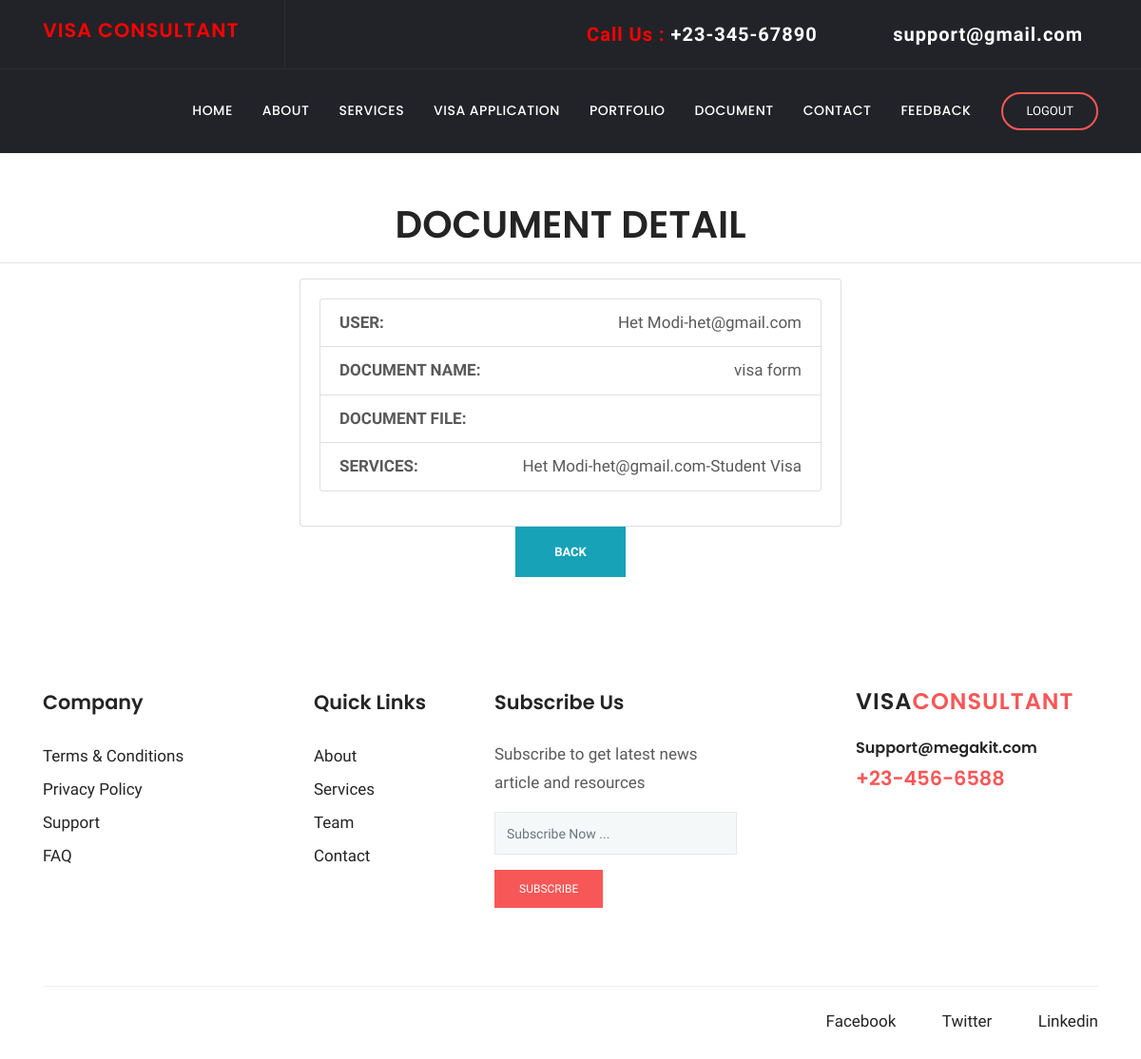
Page /documents/detail/1 on the committed database.
### documents/models.py (models this page shows, shortened)
class document(models.Model):
    client=models.ForeignKey(user,on_delete=models.CASCADE, related_name='document', null=True, blank=True)
    DOCUMENT_NAME=models.CharField(max_length=20, null=True, blank=True)
    DOCUMENT_FILE=models.FileField(default="",upload_to="profile", blank=True,null=True)
    services=models.ForeignKey(service,on_delete=models.CASCADE, related_name='document', blank=True,null=True)

### client/models.py (models this page shows, shortened)
class user(models.Model):
    EMAIL_ID=models.CharField(max_length=25, null=True, blank=True)
    PHONE_NO=models.IntegerField(null=True, blank=True)
    PASSWORD=models.CharField(max_length=25, null=True, blank=True)
    NAME=models.CharField(max_length=25, null=True, blank=True)
    choice1=(
        ('male','male'),
        ('female','female'),
        ('other','other')
    )
    GENDER=models.CharField(max_length=25,choices=choice1, null=True, blank=True)
    ADDRESS=models.TextField(max_length=25, null=True, blank=True)
    ROLE=models.IntegerField(null=True, blank=True)
    choice2=(
        ('ACTIVE','ACTIVE'),
        ('INACTIVE','INACTIVE')
    )
    STATUS=models.CharField(max_length=25,choices=choice2, null=True, blank=True)
    def __str__(self):
        return f"{self.NAME}-{self.EMAIL_ID}"

### services/models.py (models this page shows, shortened)
class service(models.Model):
    client=models.ForeignKey(user,on_delete=models.CASCADE, related_name='service', null=True, blank=True)
    choice=(
        ('IELTS Inquiry','IELTS Inquiry'),
        ('Immigration Visa', 'Immigration Visa'),
        ('Non-Immigration Visa', 'Non-Immigration Visa'),
        ('Visitor Visa', 'Visitor Visa'),
        ('Student Visa', 'Student Visa'),
        ('Business Visa', 'Business Visa'),
        ('Permanent Residence', 'Permanent Residence')
    )
    SERVICE_NAME=models.CharField(max_length=25, choices=choice, null=True, blank=True)
    def __str__(self):
        return f"{self.client}-{self.SERVICE_NAME}"

### documents/views.py (the view)
# urls.py: path("detail/<int:pk>", DetailDocumentView.as_view(), name="document-detail"),
class DetailDocumentView(DetailView):
    model = document
    fields = '__all__'
    success_url = '/documents/view'

### documents/templates/documents/document_detail.html (shortened to what this page needs)
{% load static %}
{% block css %}
      <link rel="stylesheet" href="{% static 'plugins/bootstrap/css/bootstrap.min.css' %}">
      <link rel="stylesheet" href="{% static 'plugins/themify/css/themify-icons.css' %}">
      <link rel="stylesheet" href="{% static 'plugins/fontawesome/css/all.css' %}">
      <link rel="stylesheet" href="{% static 'plugins/magnific-popup/dist/magnific-popup.css' %}">
      <link rel="stylesheet" href="{% static 'plugins/slick-carousel/slick/slick.css' %}">
      <link rel="stylesheet" href="{% static 'plugins/slick-carousel/slick/slick-theme.css' %}">
      <link rel="stylesheet" href="{% static 'css/style.css' %}">
{% endblock %}
{% block body %}
<header class="navigation">
	<div class="header-top ">
		<div class="container">
			<div class="row justify-content-between align-items-center">
				<div class="col-lg-3 col-md-3">
					<div class="header-top-socials text-left text-lg-left text-md-left">
                        <div>
                          <a class="navbar-brand" href="{% url 'index' %}">
                            <span>
                                <h4 STYLE="color: red">VISA CONSULTANT</h4>
                            </span>
                          </a>
                        </div>
					</div>
				</div>
				<div class="col-lg-8 col-md-8 text-center text-lg-right text-md-right">
					<div class="header-top-info">
						<a href="tel:+23-345-67890" class="navbar-brand" style="color: red">Call Us : <span>+23-345-67890</span></a>
						<a href="mailto:support@gmail.com" class="navbar-brand" style="color: red"><i class="fa fa-envelope mr-2"></i><span>support@gmail.com</span></a>
					</div>
				</div>
			</div>
		</div>
	</div>
	<nav class="navbar navbar-expand-lg  py-4" id="navbar">
		<div class="container">
		  <div class="collapse navbar-collapse text-center" id="navbarsExample09">
			<ul class="navbar-nav ml-auto">
			  <li class="nav-item active">
				<a class="nav-link" href="{% url 'index' %}">Home <span class="sr-only">(current)</span></a>
			  </li>
			  <li class="nav-item dropdown">
					<a class="nav-link dropdown-toggle" href="{% url 'about' %}" id="dropdown03" data-toggle="dropdown" aria-haspopup="true" aria-expanded="false">About</a>
			  </li>
			   <li class="nav-item dropdown">
					<a class="nav-link dropdown-toggle" href="{% url 'service_form' %}" id="dropdown05" data-toggle="dropdown" aria-haspopup="true" aria-expanded="false">Services</a>
			  </li>
			   <li class="nav-item dropdown">
					<a class="nav-link dropdown-toggle" href="{% url 'visa_form' %}" id="dropdown05" data-toggle="dropdown" aria-haspopup="true" aria-expanded="false">Visa Application</a>
			  </li>
			   <li class="nav-item"><a class="nav-link" href="{% url 'project' %}">Portfolio</a></li>
			   <li class="nav-item dropdown">
					<a class="nav-link dropdown-toggle" href="{% url 'document_form' %}" id="dropdown05" data-toggle="dropdown" aria-haspopup="true" aria-expanded="false">Document</a>
			  </li>
			   <li class="nav-item"><a class="nav-link" href="{% url 'contact_form' %}">Contact</a></li>
			   <li class="nav-item"><a class="nav-link" href="{% url 'feedback_form' %}">Feedback</a></li>
			</ul>
			<form class="form-lg-inline my-2 my-md-0 ml-lg-4 text-center">
			  <a href="{% url 'logout' %}" class="btn btn-solid-border btn-round-full">Logout</a>
			</form>
		  </div>
		</div>
	</nav>
</header>
    <h1 align="center"> DOCUMENT DETAIL </h1>
    <hr/>
    <form method="post">
         <div align="center">
            <div class="col-md-6" align="left">
            <div class="card card-primary card-outline" class="col-md-4">
              <div class="card-body box-profile">
                <ul class="list-group list-group-unbordered mb-3" >
                    <li class="list-group-item">
                    <b> USER: </b> <a class="float-right">{{ object.client }}</a>
                    </li>
                     <li class="list-group-item">
                     <b> DOCUMENT NAME: </b> <a class="float-right">{{ object.DOCUMENT_NAME }}</a>
                     </li>
                     <li class="list-group-item">
                     <b> DOCUMENT FILE: </b> <a class="float-right">{{ object.DOCUMENT_FILE }}</a>
                     </li>
                     <li class="list-group-item">
                     <b> SERVICES: </b> <a class="float-right">{{ object.services }}</a>
                     </li>
                </ul>
              </div>
            </div>
    </div>
             <div align="center">
                 <a href="{% url 'document-view' %}" class="btn btn-info"><b>Back</b></a>
            </div>
    </div>
    </form>
<footer class="footer section">
	<div class="container">
		<div class="row">
			<div class="col-lg-3 col-md-6 col-sm-6">
				<div class="widget">
					<h4 class="text-capitalize mb-4">Company</h4>
					<ul class="list-unstyled footer-menu lh-35">
						<li><a href="#">Terms & Conditions</a></li>
						<li><a href="#">Privacy Policy</a></li>
						<li><a href="#">Support</a></li>
						<li><a href="#">FAQ</a></li>
					</ul>
				</div>
			</div>
			<div class="col-lg-2 col-md-6 col-sm-6">
				<div class="widget">
					<h4 class="text-capitalize mb-4">Quick Links</h4>
					<ul class="list-unstyled footer-menu lh-35">
						<li><a href="{% url 'about' %}">About</a></li>
						<li><a href="{% url 'service_form' %}">Services</a></li>
						<li><a href="{% url 'about' %}">Team</a></li>
						<li><a href="{% url 'contact_form' %}">Contact</a></li>
					</ul>
				</div>
			</div>
			<div class="col-lg-3 col-md-6 col-sm-6">
				<div class="widget">
					<h4 class="text-capitalize mb-4">Subscribe Us</h4>
					<p>Subscribe to get latest news article and resources  </p>
					<form action="#" class="sub-form">
						<input type="text" class="form-control mb-3" placeholder="Subscribe Now ...">
						<a href="#" class="btn btn-main btn-small">subscribe</a>
					</form>
				</div>
			</div>
			<div class="col-lg-3 ml-auto col-sm-6">
				<div class="widget">
					<div class="logo mb-4">
						<h3>VISA<span>CONSULTANT</span></h3>
					</div>
					<h6><a href="tel:+23-345-67890" >Support@megakit.com</a></h6>
					<a href="mailto:support@gmail.com"><span class="text-color h4">+23-456-6588</span></a>
				</div>
			</div>
		</div>
		<div class="footer-btm pt-4">
			<div class="row">
				<div class="col-lg-6">
				</div>
				<div class="col-lg-6 text-left text-lg-right">
					<ul class="list-inline footer-socials">
						<li class="list-inline-item"><a href="https://www.facebook.com/saleducationsal/"><i class="ti-facebook mr-2"></i>Facebook</a></li>
						<li class="list-inline-item"><a href="https://mobile.twitter.com/salcampus"><i class="ti-twitter mr-2"></i>Twitter</a></li>
						<li class="list-inline-item"><a href="https://www.linkedin.com/school/sal-college-of-engineering-113-/"><i class="ti-linkedin mr-2 "></i>Linkedin</a></li>
					</ul>
				</div>
			</div>
		</div>
	</div>
</footer>
{% endblock %}

### client/static/css/style.css (style rules this page uses)
h1, .h1, h2, .h2, h3, .h3, h4, .h4, h5, .h5, h6, .h6 { font-family: "Poppins", sans-serif; font-weight: 600; color: #242424; }
h1, .h1 { font-size: 2.5rem; }
h3, .h3 { font-size: 1.5rem; }
h4, .h4 { font-size: 1.3rem; line-height: 30px; }
h6, .h6 { font-size: 1rem; }
p { line-height: 30px; }
input[type="email"], input[type="password"], input[type="text"], input[type="tel"] { box-shadow: none; height: 45px; outline: none; font-size: 14px; }
.form-control { box-shadow: none; border-radius: 0; }
.btn { display: inline-block; font-size: 14px; font-size: 0.8125rem; font-weight: 400; padding: 1rem 2.5rem; text-transform: uppercase; border-radius: 0; transition: all 0.2s ease; }
.btn-main, .btn-transparent, .btn-small { background: #f75757; color: #fff; transition: all 0.2s ease; }
.btn-solid-border { border: 2px solid #f75757; background: transparent; color: #242424; }
.btn-small { padding: 10px 25px; font-size: 12px; }
.btn-round-full { border-radius: 50px; }
.section { padding: 100px 0; }
.text-color { color: #f75757; }
a { color: #242424; text-decoration: none; }
#navbar { background: #222328; box-shadow: 0 1px 2px rgba(0, 0, 0, 0.05); }
#navbar li { padding-left: 15px; }
#navbar .nav-link { font-family: "Poppins", sans-serif; font-weight: 500; color: #fff; text-transform: uppercase; font-size: 14px; letter-spacing: .5px; transition: all .25s ease; }
#navbar .btn { padding: .5rem 1.5rem; color: #fff; }
.header-top { background: #222328; color: #919194; border-bottom: 1px solid rgba(255, 255, 255, 0.05); }
.header-top .header-top-socials { border-right: 1px solid rgba(255, 255, 255, 0.05); padding: 12px 0px; }
.header-top .header-top-socials a { color: #919194; margin-right: 15px; font-size: 16px; }
.header-top .header-top-info { color: #919194; font-size: 16px; }
.header-top .header-top-info a span { color: #fff; }
.header-top .header-top-info a { margin-left: 35px; color: #919194; }
.navbar-brand { color: #fff; font-weight: 600; letter-spacing: 1px; }
.navbar-brand span { color: #f75757; }
.dropdown-toggle::after { display: none; }
.widget { margin-bottom: 30px; padding-bottom: 35px; }
.footer { padding-bottom: 10px; }
.lh-35 { line-height: 35px; }
.logo { color: #242424; font-weight: 600; letter-spacing: 1px; }
.logo span { color: #f75757; }
.sub-form { position: relative; }
.sub-form .form-control { border: 1px solid rgba(0, 0, 0, 0.06); background: #f5f8f9; }
.footer-btm { border-top: 1px solid rgba(0, 0, 0, 0.06); }
.footer-socials li a { margin-left: 15px; }

### rows in the picture
document: client "Het Modi-het@gmail.com", DOCUMENT_NAME "visa form", services "Het Modi-het@gmail.com-Student Visa"
